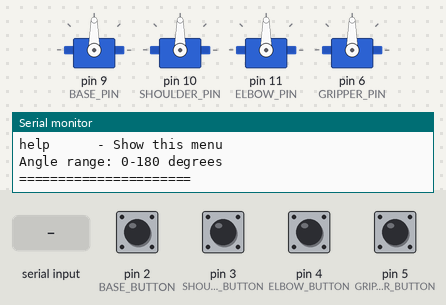
Bench run of a sketch on a simulated Arduino Uno, built with avr-gcc and run on an emulated ATmega328P. On the bench: 4 × servo, the last lines printed to the serial monitor. Inputs (shaded band) come from the test bench; at power-on: pin 2 (BASE_BUTTON), pin 3 (SHOULDER_BUTTON), pin 4 (ELBOW_BUTTON), pin 5 (GRIPPER_BUTTON) LOW.

Above: at 2.8 s.
2.9 s: pin 2 (BASE_BUTTON) pulled HIGH for 1 s
At 4.0 s:
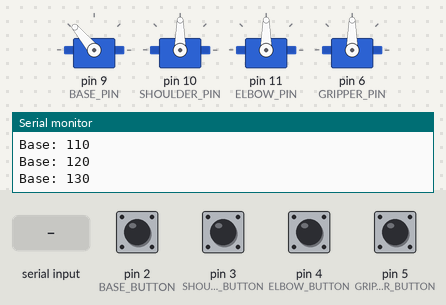
5.4 s: pin 3 (SHOULDER_BUTTON) pulled HIGH for 0.15 s
At 6.0 s:
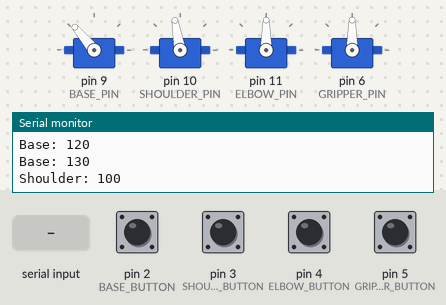
7.0 s: pin 4 (ELBOW_BUTTON) pulled HIGH for 0.15 s
At 7.3 s:
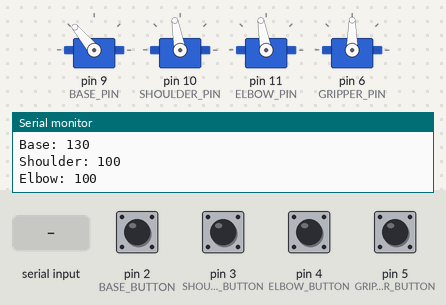
8.6 s: "home\n" received over Serial
At 10.2 s:
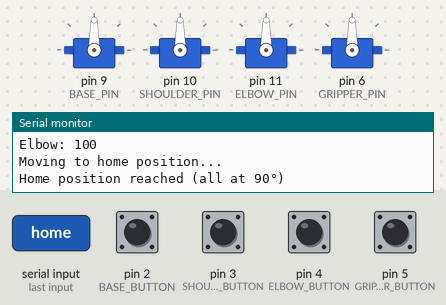
10.7 s: pin 5 (GRIPPER_BUTTON) pulled HIGH for 0.15 s
At 11.4 s:
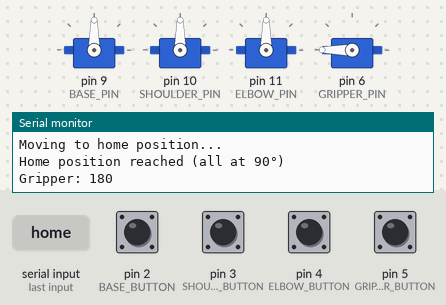
12.3 s: "close\n" received over Serial
At 12.7 s:
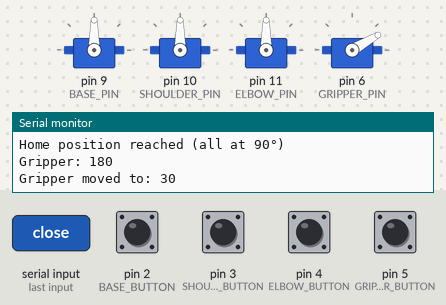
Timing chart, 0 to 14.8 s (numbered marks = the images above; inputs shaded):
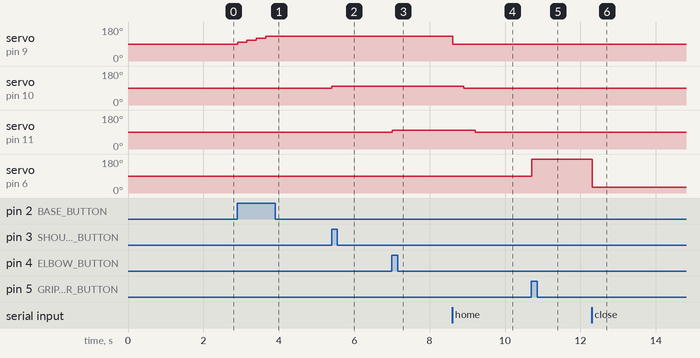

The sketch:

robotic_arm_4dof.ino
```cpp
/*
 * 4-DOF Robotic Arm Control
 * Author: Aryan Panwar
 * Project: Learning project for servo motor control
 * Year: 2024
 *
 * Description: Simple manual control of 4-DOF robotic arm
 * Control via serial commands or buttons
 */

#include <Servo.h>

// Create servo objects
Servo baseServo;      // Pin 9
Servo shoulderServo;  // Pin 10
Servo elbowServo;     // Pin 11
Servo gripperServo;   // Pin 6

// Servo pin definitions
const int BASE_PIN = 9;
const int SHOULDER_PIN = 10;
const int ELBOW_PIN = 11;
const int GRIPPER_PIN = 6;

// Button pins (optional)
const int BASE_BUTTON = 2;
const int SHOULDER_BUTTON = 3;
const int ELBOW_BUTTON = 4;
const int GRIPPER_BUTTON = 5;

// Current servo positions
int basePos = 90;
int shoulderPos = 90;
int elbowPos = 90;
int gripperPos = 90;

// Movement step size
const int STEP = 10;

// Servo angle limits
const int MIN_ANGLE = 0;
const int MAX_ANGLE = 180;

void setup() {
  // Initialize serial communication
  Serial.begin(9600);
  Serial.println("=================================");
  Serial.println("4-DOF Robotic Arm - Initialized");
  Serial.println("=================================");
  Serial.println();

  // Attach servos to pins
  baseServo.attach(BASE_PIN);
  shoulderServo.attach(SHOULDER_PIN);
  elbowServo.attach(ELBOW_PIN);
  gripperServo.attach(GRIPPER_PIN);

  // Initialize button pins (optional)
  pinMode(BASE_BUTTON, INPUT);
  pinMode(SHOULDER_BUTTON, INPUT);
  pinMode(ELBOW_BUTTON, INPUT);
  pinMode(GRIPPER_BUTTON, INPUT);

  // Move to home position
  moveToHome();

  // Print instructions
  printInstructions();
}

void loop() {
  // Check for serial commands
  if (Serial.available() > 0) {
    String command = Serial.readStringUntil('\n');
    command.trim();
    processCommand(command);
  }

  // Check button inputs (optional)
  checkButtons();

  delay(50); // Small delay for stability
}

void processCommand(String cmd) {
  cmd.toLowerCase();

  if (cmd.startsWith("b")) {
    // Base control: b90
    int angle = cmd.substring(1).toInt();
    moveBase(angle);
  }
  else if (cmd.startsWith("s")) {
    // Shoulder control: s45
    int angle = cmd.substring(1).toInt();
    moveShoulder(angle);
  }
  else if (cmd.startsWith("e")) {
    // Elbow control: e120
    int angle = cmd.substring(1).toInt();
    moveElbow(angle);
  }
  else if (cmd.startsWith("g")) {
    // Gripper control: g30
    int angle = cmd.substring(1).toInt();
    moveGripper(angle);
  }
  else if (cmd == "home") {
    // Return to home position
    moveToHome();
  }
  else if (cmd == "open") {
    // Open gripper fully
    moveGripper(180);
  }
  else if (cmd == "close") {
    // Close gripper
    moveGripper(30);
  }
  else if (cmd == "status") {
    // Print current positions
    printStatus();
  }
  else if (cmd == "help") {
    // Print instructions
    printInstructions();
  }
  else {
    Serial.println("Unknown command. Type 'help' for instructions.");
  }
}

void moveBase(int angle) {
  if (angle >= MIN_ANGLE && angle <= MAX_ANGLE) {
    basePos = angle;
    baseServo.write(basePos);
    Serial.print("Base moved to: ");
    Serial.println(basePos);
  } else {
    Serial.println("Error: Angle out of range (0-180)");
  }
}

void moveShoulder(int angle) {
  if (angle >= MIN_ANGLE && angle <= MAX_ANGLE) {
    shoulderPos = angle;
    shoulderServo.write(shoulderPos);
    Serial.print("Shoulder moved to: ");
    Serial.println(shoulderPos);
  } else {
    Serial.println("Error: Angle out of range (0-180)");
  }
}

void moveElbow(int angle) {
  if (angle >= MIN_ANGLE && angle <= MAX_ANGLE) {
    elbowPos = angle;
    elbowServo.write(elbowPos);
    Serial.print("Elbow moved to: ");
    Serial.println(elbowPos);
  } else {
    Serial.println("Error: Angle out of range (0-180)");
  }
}

void moveGripper(int angle) {
  if (angle >= MIN_ANGLE && angle <= MAX_ANGLE) {
    gripperPos = angle;
    gripperServo.write(gripperPos);
    Serial.print("Gripper moved to: ");
    Serial.println(gripperPos);
  } else {
    Serial.println("Error: Angle out of range (0-180)");
  }
}

void moveToHome() {
  Serial.println("Moving to home position...");

  basePos = 90;
  shoulderPos = 90;
  elbowPos = 90;
  gripperPos = 90;

  baseServo.write(basePos);
  delay(300);
  shoulderServo.write(shoulderPos);
  delay(300);
  elbowServo.write(elbowPos);
  delay(300);
  gripperServo.write(gripperPos);
  delay(300);

  Serial.println("Home position reached (all at 90°)");
}

void checkButtons() {
  // Base button - increment angle
  if (digitalRead(BASE_BUTTON) == HIGH) {
    basePos = constrain(basePos + STEP, MIN_ANGLE, MAX_ANGLE);
    baseServo.write(basePos);
    Serial.print("Base: ");
    Serial.println(basePos);
    delay(200); // Debounce delay
  }

  // Shoulder button - increment angle
  if (digitalRead(SHOULDER_BUTTON) == HIGH) {
    shoulderPos = constrain(shoulderPos + STEP, MIN_ANGLE, MAX_ANGLE);
    shoulderServo.write(shoulderPos);
    Serial.print("Shoulder: ");
    Serial.println(shoulderPos);
    delay(200);
  }

  // Elbow button - increment angle
  if (digitalRead(ELBOW_BUTTON) == HIGH) {
    elbowPos = constrain(elbowPos + STEP, MIN_ANGLE, MAX_ANGLE);
    elbowServo.write(elbowPos);
    Serial.print("Elbow: ");
    Serial.println(elbowPos);
    delay(200);
  }

  // Gripper button - toggle open/close
  if (digitalRead(GRIPPER_BUTTON) == HIGH) {
    if (gripperPos > 100) {
      gripperPos = 30; // Close
    } else {
      gripperPos = 180; // Open
    }
    gripperServo.write(gripperPos);
    Serial.print("Gripper: ");
    Serial.println(gripperPos);
    delay(200);
  }
}

void printStatus() {
  Serial.println("\n--- Current Position ---");
  Serial.print("Base: ");
  Serial.println(basePos);
  Serial.print("Shoulder: ");
  Serial.println(shoulderPos);
  Serial.print("Elbow: ");
  Serial.println(elbowPos);
  Serial.print("Gripper: ");
  Serial.println(gripperPos);
  Serial.println("------------------------\n");
}

void printInstructions() {
  Serial.println("\n=== Serial Commands ===");
  Serial.println("b<angle>  - Move Base (e.g., b90)");
  Serial.println("s<angle>  - Move Shoulder (e.g., s45)");
  Serial.println("e<angle>  - Move Elbow (e.g., e120)");
  Serial.println("g<angle>  - Move Gripper (e.g., g30)");
  Serial.println("home      - Return to home position (90°)");
  Serial.println("open      - Open gripper fully");
  Serial.println("close     - Close gripper");
  Serial.println("status    - Show current positions");
  Serial.println("help      - Show this menu");
  Serial.println("\nAngle range: 0-180 degrees");
  Serial.println("======================\n");
}
```

Measured:
- after the input at 2.9 s, servo on pin 9 (BASE_PIN): 90° → 100° at once, → 110° 0.25 s later, → 120° 0.25 s later, → 130° 0.25 s later
- after the input at 5.4 s, servo on pin 10 (SHOULDER_PIN): 90° → 100° at once
- after the input at 7.0 s, servo on pin 11 (ELBOW_PIN): 90° → 100° at once
- after the input at 8.6 s, servo on pin 9 (BASE_PIN): 130° → 90° at once; servo on pin 10 (SHOULDER_PIN): 100° → 90° after 0.31 s; servo on pin 11 (ELBOW_PIN): 100° → 90° after 0.61 s
- after the input at 10.7 s, servo on pin 6 (GRIPPER_PIN): 90° → 180° at once
- after the input at 12.3 s, servo on pin 6 (GRIPPER_PIN): 180° → 30° at once
